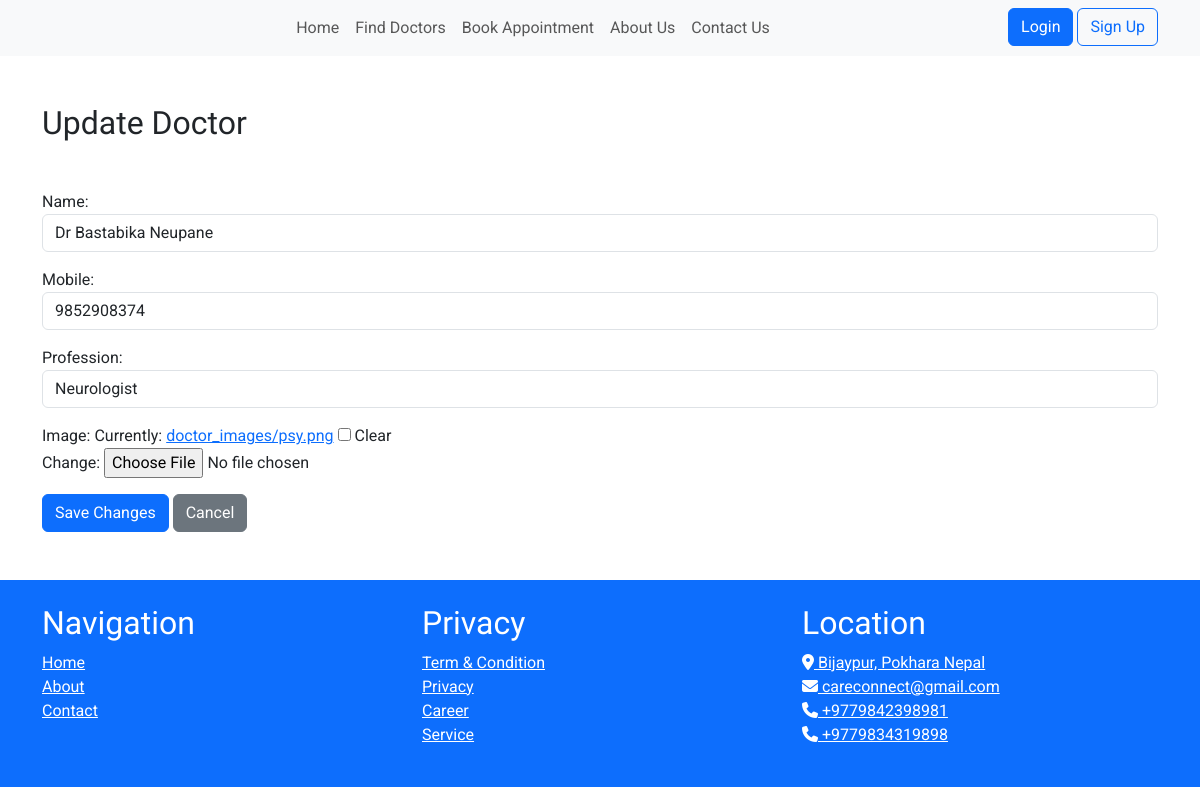
The page /doctors/update/1/ on the database its author committed.
### doctors/models.py (models this page shows, shortened)
class Doctor(models.Model):
    name = models.CharField(max_length=50)
    mobile = models.CharField(max_length=15)
    profession = models.ForeignKey(Profession, on_delete=models.CASCADE,null=True)
    image = models.ImageField(upload_to='doctor_images/', null=True, blank=True)

### cms/models.py (models this page shows)
class Profession(models.Model):
    name = models.CharField(max_length=100)
    speciality = models.ForeignKey(Speciality, on_delete=models.CASCADE)
    def __str__(self):
        return self.name

### doctors/views.py (the view)
# urls.py: path('update/<int:doctor_id>/', views.update_doctor, name='update_doctor'),
def update_doctor(request, doctor_id):
    doctor = get_object_or_404(Doctor, id=doctor_id)
    if request.method == 'POST':
        form = DoctorForm(request.POST, request.FILES, instance=doctor)
        if form.is_valid():
            form.save()
            messages.success(request, 'Doctor details updated successfully.')
            return redirect('doctor_list')
    else:
        form = DoctorForm(instance=doctor)
    return render(request, 'doctors/update_doctor.html', {'form': form, 'doctor': doctor})

### doctors/forms.py
class DoctorForm(forms.ModelForm):
    profession = forms.ModelChoiceField(queryset=Profession.objects.all(), empty_label="Select Profession", widget=forms.Select(attrs={'class': 'form-control'}))
    class Meta:
        model = Doctor
        fields = ['id', 'name', 'mobile', 'profession', 'image']
        widgets = {
            'id': forms.HiddenInput(attrs={'class': 'form-control'}),
            'name': forms.TextInput(attrs={'class': 'form-control', 'placeholder': 'Enter name'}),
            'mobile': forms.TextInput(attrs={'class': 'form-control', 'placeholder': 'Enter mobile'}),
            'image': forms.ClearableFileInput(attrs={'class': 'form-control-file'})
        }

### cms/context_processors.py (called while the page is built)
def logo_processor(request):
    logo = StaticFile.objects.filter(name='logo').first()
    return {
        'logo': logo,
    }

### templates/doctors/update_doctor.html (shortened to what this page needs)
{% extends 'cms/base.html' %}
{% block content %}
<div class="container my-5">
    <h2 class="my-5">Update Doctor</h2>
    <form method="post" enctype="multipart/form-data">
        {{ form.as_p }}
        <button type="submit" class="btn btn-primary">Save Changes</button>
        <a href="{% url 'doctor_list' %}" class="btn btn-secondary">Cancel</a>
    </form>
</div>
{% endblock %}

### static/css/style.css (style rules this page uses)
body { font-family: 'Roboto', sans-serif; }
h1, h2, h3 { font-family: 'Varela Round', sans-serif; }

### templates/cms/base.html (style rules this page uses)
body { font-family: 'Roboto', sans-serif; }
h1, h2, h3 { font-family: 'Varela Round', sans-serif; }

### rows shown on the page
Doctor: name "Dr Bastabika Neupane", mobile "9852908374", profession "Neurologist"
